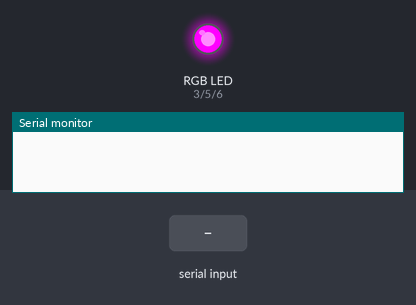
Simulated run of this sketch. Board: Arduino Uno, built with avr-gcc and run on an emulated ATmega328P. On the bench: an RGB LED mixed from three pins (HIGH = lit), the last lines printed to the serial monitor. Dashed ring = blinking. Inputs (shaded band) come from the test bench.

Above: at 1.2 s.
1.3 s: "muere\n" received over Serial
At 2.2 s:
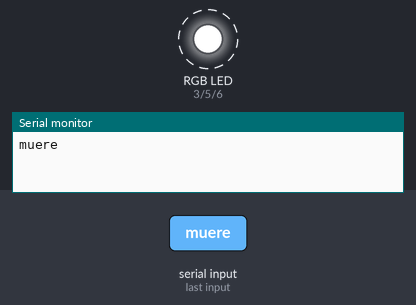
4.3 s: "pierdeVida\n" received over Serial
At 4.8 s:
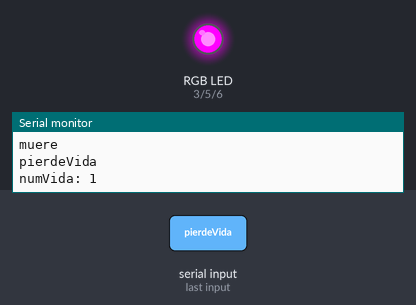
Timing chart, 0 to 7.3 s (numbered marks = the images above; inputs shaded):
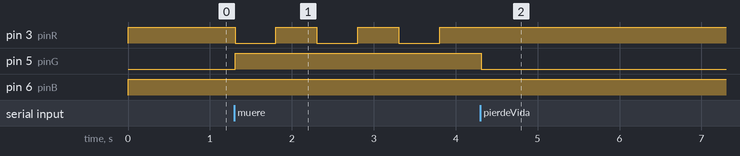

Measured:
- after the input at 1.3 s, pin 3 (pinR): alternates HIGH for 0.50 s and LOW for 0.50 s, starting at once; pin 5 (pinG): LOW → HIGH at once
- after the input at 4.3 s, pin 3 (pinR): stops changing and stays HIGH; pin 5 (pinG): HIGH → LOW at once

The sketch:

DEFINITIVO_-_led_rgb.ino
```cpp
int pinR=3;
int pinG=5;
int pinB=6;
String Lectura= "0";
int numVida = 0;

void setup() {
  pinMode(pinR,OUTPUT);
  pinMode(pinG,OUTPUT);
  pinMode(pinB,OUTPUT);
  Serial.begin(9600);
}
void loop() {
  if(Serial.available() > 0){
    Lectura = Serial.readStringUntil('\n');
    Lectura = Lectura.substring(0, Lectura.length());
    Serial.println(Lectura);
    }

  if(Lectura =="pierdeVida"){
    numVida++;
    Serial.print("numVida: ");
    Serial.println(numVida);
    Lectura = "0";
  }

    if(numVida== 0 || numVida == 1 || numVida == 2 || numVida == 3){
      analogWrite(pinG, 0);
      analogWrite(pinR, 255);
      analogWrite(pinB, 255);
    }

    if(numVida== 4 || numVida == 5){
      analogWrite(pinG, 0);
      analogWrite(pinR, 0);
      analogWrite(pinB, 255);
    }

    if(numVida== 6 || numVida == 7){
      analogWrite(pinG, 255);
      analogWrite(pinR, 0);
      analogWrite(pinB, 255);
    }

    if(numVida == 7 || Lectura=="muere"){
      analogWrite(pinG, 255);
      analogWrite(pinR, 0);
      analogWrite(pinB, 255);
      delay(500);
      analogWrite(pinG, 255);
      analogWrite(pinR, 255);
      analogWrite(pinB, 255);
      delay(500);
    }
}


//1, 2, 3 VERDE
//4, 5 AMARILLO/NARANJA
//6, 7 ROJO
```
